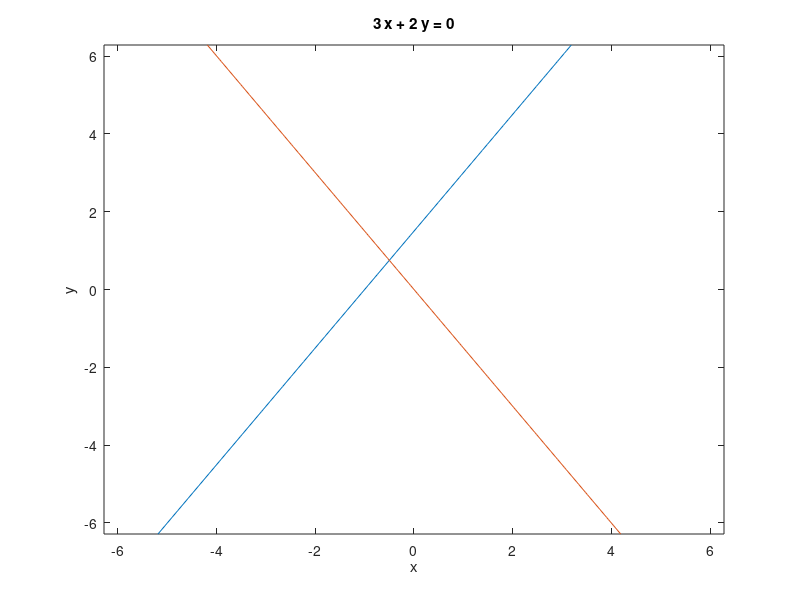

The MATLAB source for this figure:
%ezplot('-y')
%ezplot("-y")
%hold on
ezplot("2*y - 3*x - 3")
hold on
ezplot("3*x + 2*y")
hold on
return
ezplot('s2/2 - s1/2 - (s1 + s2)^2/36 + 11/4')
hold on
ezplot('(27*s1)/44 - (51*s2)/88 + (s1 + (3*s2)/2)^2/44 - 591/176')
hold on
return

(27*s1)/44 - (51*s2)/88 + (s1 + (3*s2)/2)^2/44 - 591/176 
s2/2 - s1/2 - (s1 + s2)^2/36 + 11/4 
(51*s2)/88 - (27*s1)/44 - (s1 + (3*s2)/2)^2/44 + 591/176 <= 0

%ezplot('x-y-2')
%hold on
%ezplot('-x+y')
%hold on
ezplot('8*x-(x+y)^2')
hold on
ezplot("x-y+1")
%ezplot("y-1")
hold on
ezplot("y+x-2")
hold on
ezplot("y+x")
hold on
